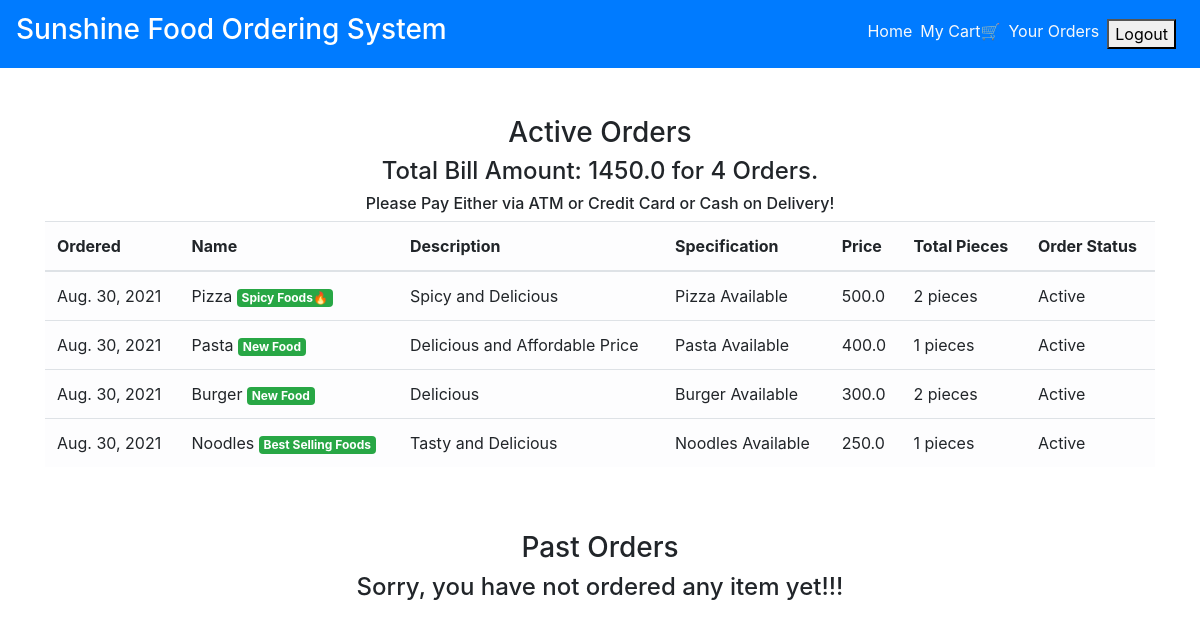
Screenshot of /order_details/ (signed in) with the database file from the repository.
### main/models.py (models this page shows, shortened)
class CartItems(models.Model):
    ORDER_STATUS = (
        ('Active', 'Active'),
        ('Delivered', 'Delivered')
    )
    user = models.ForeignKey(User, on_delete=models.CASCADE)
    item = models.ForeignKey(Item, on_delete=models.CASCADE)
    ordered = models.BooleanField(default=False)
    quantity = models.IntegerField(default=1)
    ordered_date = models.DateField(default=timezone.now)
    status = models.CharField(max_length=20, choices=ORDER_STATUS, default='Active')
    delivery_date = models.DateField(default=timezone.now)
    class Meta:
        verbose_name = 'Cart Item'
        verbose_name_plural = 'Cart Items'

class Item(models.Model):
    LABELS = (
        ('Best Selling Foods', 'Best Selling Foods'),
        ('New Food', 'New Food'),
        ('Spicy Foods🔥', 'Spicy Foods🔥'),
    )
    LABEL_COLOUR = (
        ('danger', 'danger'),
        ('success', 'success'),
        ('primary', 'primary'),
        ('info', 'info'),
        ('warning', 'warning'),
    )
    title = models.CharField(max_length=150)
    description = models.CharField(max_length=250,blank=True)
    price = models.FloatField()
    pieces = models.IntegerField(default=6)
    instructions = models.CharField(max_length=250,default="Available")
    image = models.ImageField(default='default.png', upload_to='images/')
    labels = models.CharField(max_length=25, choices=LABELS, blank=True)
    label_colour = models.CharField(max_length=15, choices=LABEL_COLOUR, blank=True)
    slug = models.SlugField(default="foods")
    created_by = models.ForeignKey(User, on_delete=models.CASCADE)

### main/views.py (the view)
# urls.py: path('order_details/', views.order_details, name='order_details'),
@login_required
def order_details(request):
    items = CartItems.objects.filter(user=request.user, ordered=True,status="Active").order_by('-ordered_date')
    cart_items = CartItems.objects.filter(user=request.user, ordered=True,status="Delivered").order_by('-ordered_date')
    bill = items.aggregate(Sum('item__price'))
    number = items.aggregate(Sum('quantity'))
    pieces = items.aggregate(Sum('item__pieces'))
    total = bill.get("item__price__sum")
    count = number.get("quantity__sum")
    total_pieces = pieces.get("item__pieces__sum")
    context = {
        'items':items,
        'cart_items':cart_items,
        'total': total,
        'count': count,
        'total_pieces': total_pieces
    }
    return render(request, 'main/order_details.html', context)

### main/templatetags/get_group.py (called while the page is built)
@register.filter(name='has_group')
def has_group(user, group_name):
    return user.groups.filter(name=group_name).exists()

### main/templates/main/order_details.html
{% extends "main/layout.html" %}
{% block content %}
<div class="cart">
    <div class="container">
        <div class="row">
            <div class="col-sm-12 mt-5">
                <h3 class="text-center">Active Orders</h3>
                {% if items %}
                <h4 class="text-center">Total Bill Amount: {{total}} for {{ count }} Orders.</h4>
                <h6 class="text-center">Please Pay Either via ATM or Credit Card or Cash on Delivery!</h6>
                <div class="table-responsive">
                    <table class="table table-light">
                        <thead>
                        <tr>
                            <th scope="col">Ordered</th>
                            <th scope="col">Name</th>
                            <th scope="col">Description</th>
                            <th scope="col">Specification</th>
                            <th scope="col">Price</th>
                            <th scope="col">Total Pieces</th>
                            <th scope="col">Order Status</th>
                        </tr>
                        </thead>
                        <tbody>
                            {% for item_active in items %}
                        <tr>
                            <td>{{ item_active.ordered_date }}</td>
                            <td>{{ item_active.item.title }} <span class="badge badge-{{ item_active.item.label_colour }}">{{ item_active.item.labels }}</span></td>
                            <td>{{ item_active.item.description }}</td>
                            <td>{{ item_active.item.instructions }}</td>
                            <td>{{ item_active.item.price }}</td>
                            <td>{{ item_active.item.pieces }} pieces</td>
                            <td>{{ item_active.status }}</td>
                        </tr>
                            {% endfor %}
                        </tbody>
                    </table>
                </div>
                {% else %}
                <h4 class="text-center">Sorry, you have not ordered any item yet!!!</h4>
                {% endif %}
            </div>
        </div>
        <div class="row">
            <div class="col-sm-12 mt-5">
                <h3 class="text-center">Past Orders</h3>
                {% if cart_items %}
                <div class="table-responsive">
                    <table class="table table-light">
                        <thead>
                        <tr>
                            <th scope="col">Ordered</th>
                            <th scope="col">Name</th>
                            <th scope="col">Description</th>
                            <th scope="col">Specification</th>
                            <th scope="col">Price</th>
                            <th scope="col">Total Pieces</th>
                            <th scope="col">Order Status</th>
                            <th scope="col">Delivery Date</th>
                        </tr>
                        </thead>
                        <tbody>
                            {% for cart in cart_items %}
                        <tr>
                            <td>{{ cart.ordered_date }}</td>
                            <td>{{ cart.item.title }} <span class="badge badge-{{ cart.item.label_colour }}">{{ cart.item.labels }}</span></td>
                            <td>{{ cart.item.description }}</td>
                            <td>{{ cart.item.instructions }}</td>
                            <td>{{ cart.item.price }}</td>
                            <td>{{ cart.item.pieces }} pieces</td>
                            <td>{{ cart.status }}</td>
                            <td>{{ cart.delivery_date }}</td>
                        </tr>
                            {% endfor %}
                        </tbody>
                    </table>
                </div>
                {% else %}
                <h4 class="text-center">Sorry, you have not ordered any item yet!!!</h4>
                {% endif %}
            </div>
        </div>
    </div>
</div>
{% endblock content %}

### main/templates/main/layout.html (shortened to what this page needs)
{% load get_group %}
{% load static %}
<!DOCTYPE html>
<html lang="en">
<head>
    <link rel="stylesheet" href="https://maxcdn.bootstrapcdn.com/bootstrap/4.0.0/css/bootstrap.min.css">
    <link rel="stylesheet" type="text/css" href="{% static 'main/styles.css' %}">
</head>
<body>
    <nav class="navbar navbar-expand-lg navbar-dark bg-primary">
        <a class="navbar-brand" href="/"><h3>Sunshine Food Ordering System</h3></a>
        <div class="collapse navbar-collapse" id="navbarNav">
            <ul class="navbar-nav ml-auto">
                    <li><a href="{% url 'main:home' %}" class="mr-2 text-light">Home</a></li>
                {% if user.is_authenticated %}
                    {% if request.user|has_group:"admin_owner" %}
                        <li><a href="{% url 'main:admin_dashboard' %}" class="mr-2 text-light">DashBoard</a></li>
                        <li>
                            <form class="logout-link" action="{% url 'accounts:logout' %}" method="post">
                                {% csrf_token %}
                                <button type="submit" class="mr-2">Logout</button>
                            </form>
                        </li>
                    {% else %}
                        <li><a href="{% url 'main:cart' %}" class="mr-2 text-light">My Cart🛒</a></li>
                        <li><a href="{% url 'main:order_details' %}" class="mr-2 text-light">Your Orders</a></li>
                        <li>
                            <form class="logout-link" action="{% url 'accounts:logout' %}" method="post">
                                <button type="submit" class="mr-2">Logout</button>
                            </form>
                        </li>
                    {% endif %}
                {% else %}
                    <li><a href="{% url 'accounts:login' %}" class="mr-2 text-light">Login</a></li>
                    <li><a href="{% url 'accounts:signup' %}" class="mr-2 text-light">SignUp</a></li>
                {% endif %}
            </ul>
        </div>
    </nav>
    <main role="main">
        {% block content %}{% endblock %}
    </main>

### rows the page displays
CartItems: ordered_date "Aug. 30, 2021", item "Pizza", item.labels "Spicy Foods🔥", item.description "Spicy and Delicious", item.instructions "Pizza Available", item.price "500.0", item.pieces "2", status "Active"
CartItems: ordered_date "Aug. 30, 2021", item "Pasta", item.labels "New Food", item.description "Delicious and Affordable Price", item.instructions "Pasta Available", item.price "400.0", item.pieces "1", status "Active"
CartItems: ordered_date "Aug. 30, 2021", item "Burger", item.labels "New Food", item.description "Delicious", item.instructions "Burger Available", item.price "300.0", item.pieces "2", status "Active"
CartItems: ordered_date "Aug. 30, 2021", item "Noodles", item.labels "Best Selling Foods", item.description "Tasty and Delicious", item.instructions "Noodles Available", item.price "250.0", item.pieces "1", status "Active"

### other values shown
{{ total }} "1450.0"
{{ count }} "4"
